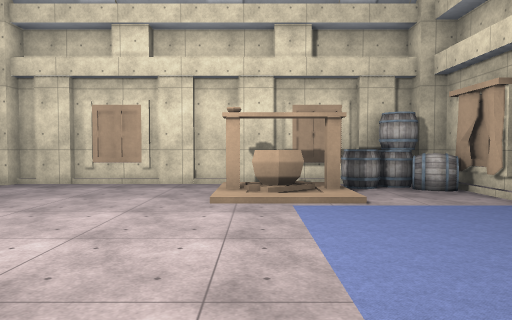
View 1 (above)

24 first-person views from a walk through a scene from a Unity 3-D project. The camera is 1.5 m above the floor, tilts 2° down and sees 70° across. Doors are open. The floor is counted in squares, 2 m on a side. Each view is taken from the middle of a square. On the plan, view 1 faces up. The plan holds only what a view shows up to about 11 squares ahead; the rest is blank. The player character is not drawn. Some surface patterns are stand-ins.

View 2
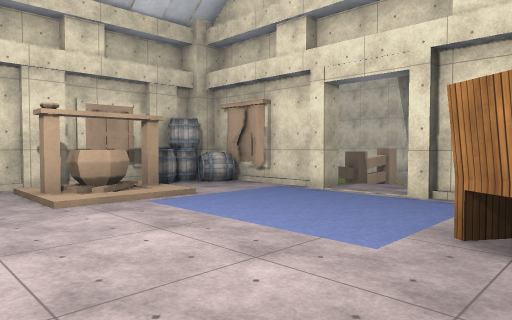

View 3
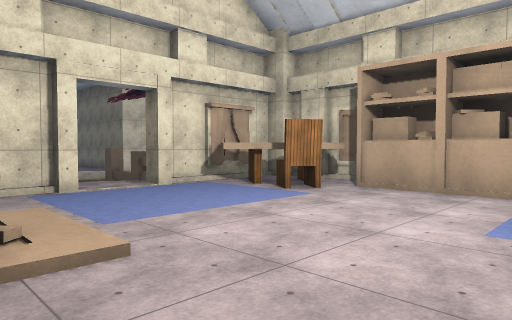

View 4
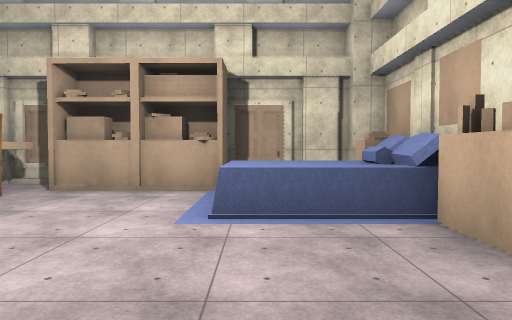

View 5
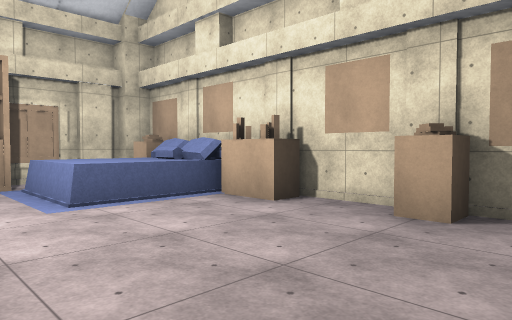

View 6
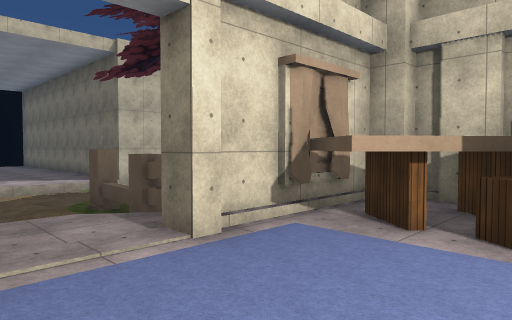

View 7
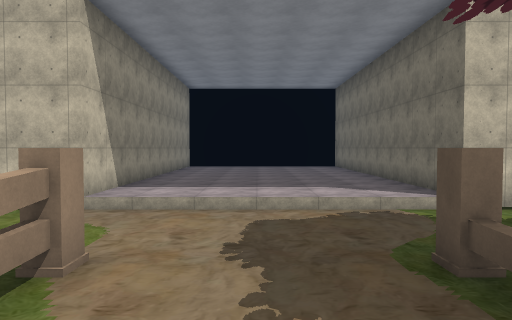

View 8
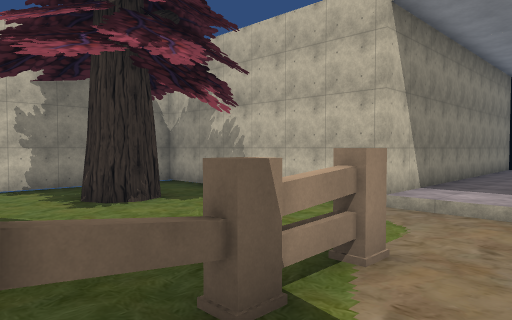

View 9
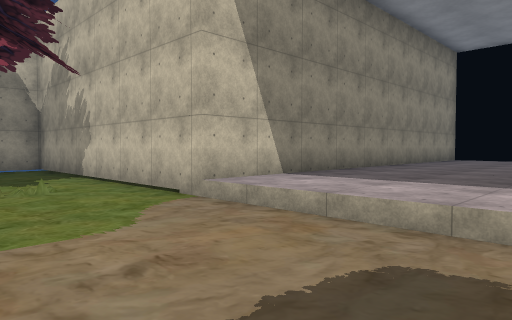

View 10
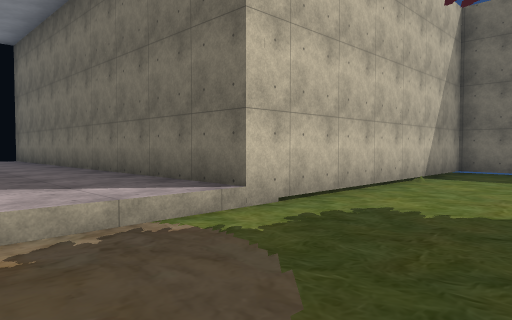

View 11
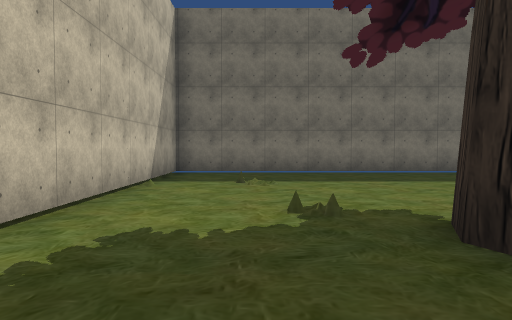

View 12
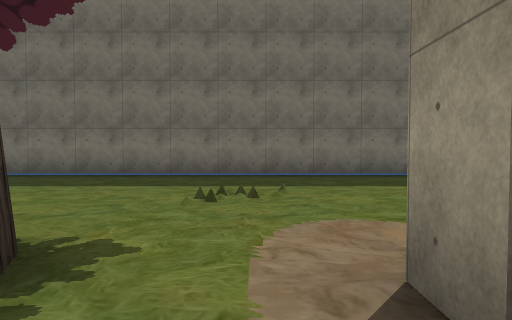

View 13
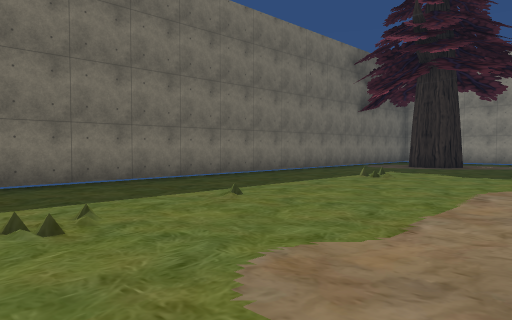

View 14
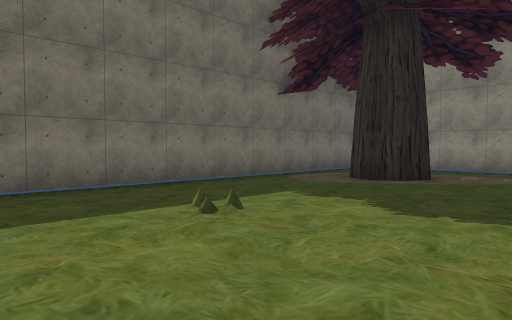

View 15
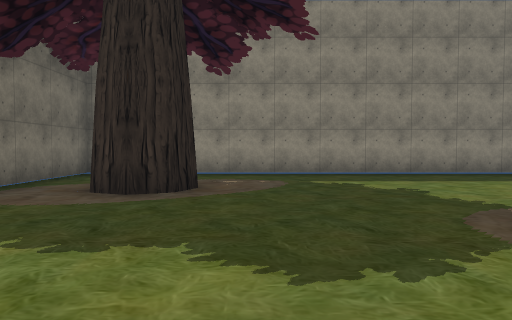

View 16
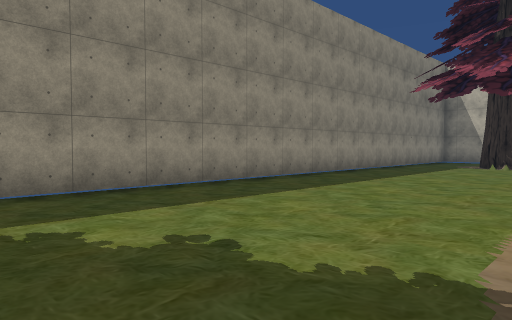

View 17
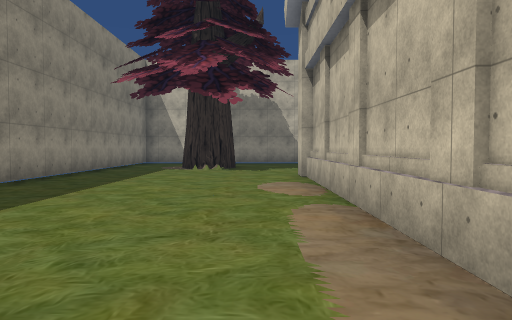

View 18
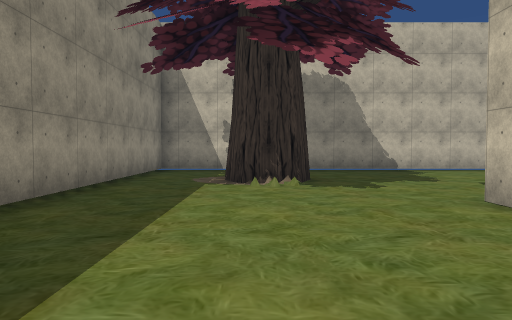

View 19
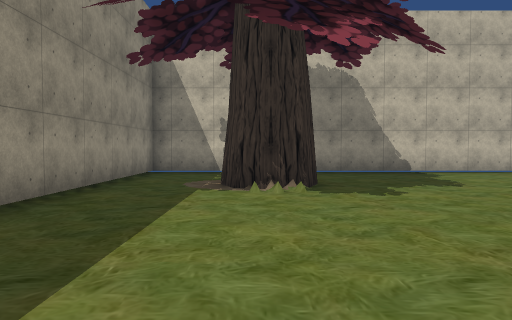

View 20
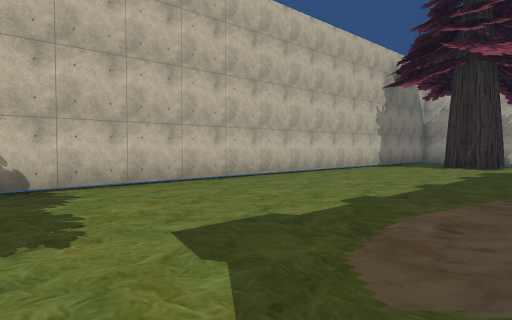

View 21
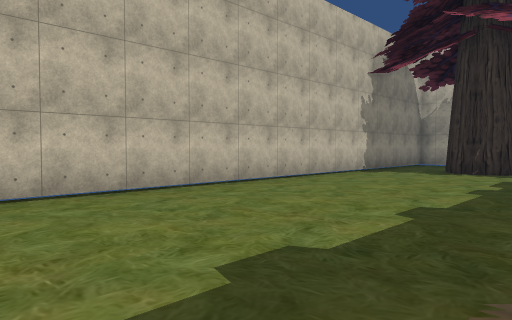

View 22
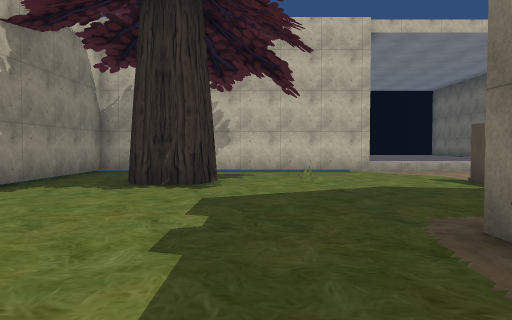

View 23
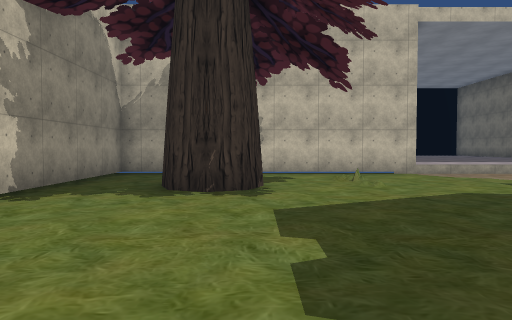

View 24
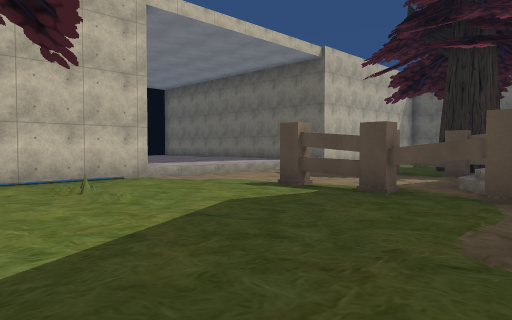

### Floor plan
Key: @ floor where view 1 was taken; # wall or solid block; . main floor; : floor 0.5 m higher than the main floor; + floor 1 m higher than the main floor; / step, stairs or slope; D open door; B barrel; C cauldron; R rug; H chair; T tree; O other object.
Columns run from 12 left of view 1 to 22 right of it. Each row starts with its distance up from view 1.
 15 ###  #####################
 14 #..  ....................#
 13 #..  ....................#
 12 #..T#...............T# ..#
 11 #..#T................#...#
 10 #..##....................#
  9 #........................#
  8 #......########.#........#
  7 #.....##++++++BB#........########
  6 #.....#O++++C#+B#........::::::::
  5 #.....#+++++//++#OOOOO...:::::::::
  4 #.....#+++++++ +#//......:::::::::
  3 #.....#O++++++ +D+/......:::::
  2 #......RRR++++ +#/ ......::::
  1 #......R R+++HHR# OOOO...:::::
  0 #......R  ++@HHO#.  .....:::::::::
 -1 #......# +OOOOO##  T.....:::::::::
 -2 #......####  ##.#..##....##########
 -3 #....................#...#
 -4 #........................#
 -5 #........................#
 -6 #...................../..#
 -7 #.  #................./..#
 -8    T.....................#
 -9  ........................#
-10 ##########################

Positions as (right, up) in squares from view 1, and headings:
1: (0, 0), facing up
2: (-2, 0), facing up-right
3: (-3, 6), facing down-right
4: (-3, 6), facing down
5: (-1, 7), facing down-left
6: (1, 4), facing down-right
7: (5, 3), facing right
8: (5, 3), facing up-right
9: (9, 2), facing up-right
10: (9, 2), facing down-right
11: (10, 1), facing down
12: (5, 0), facing down
13: (6, -2), facing down-left
14: (0, -3), facing down-left
15: (-2, -5), facing left
16: (-6, -4), facing up-left
17: (-7, -2), facing up
18: (-9, 3), facing up
19: (-9, 4), facing up
20: (-6, 8), facing up-right
21: (-3, 9), facing up-right
22: (1, 10), facing right
23: (2, 11), facing right
24: (4, 11), facing down-right
